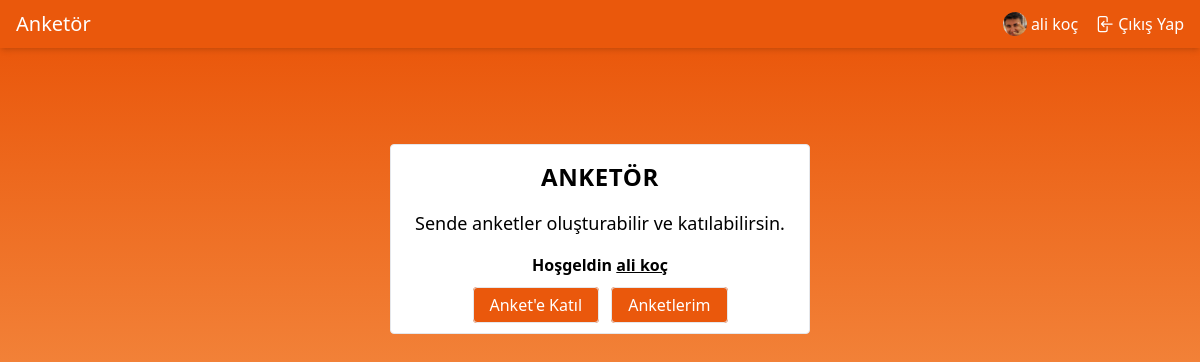
The app's page / (signed in), older data.
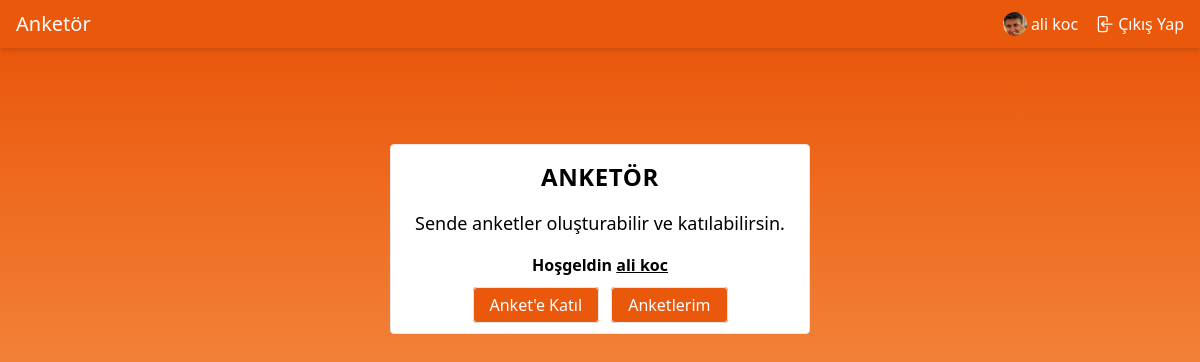
The same page, newer data.
### apps/account/models.py (models this page shows, shortened)
class User(AbstractBaseUser, PermissionsMixin):
    email = models.EmailField(max_length=254, unique=True)
    name = models.CharField(max_length=254, null=True, blank=True)
    is_staff = models.BooleanField(default=False)
    is_superuser = models.BooleanField(default=False)
    is_active = models.BooleanField(default=True)
    last_login = models.DateTimeField(null=True, blank=True)
    date_joined = models.DateTimeField(auto_now_add=True)
    USERNAME_FIELD = 'email'
    EMAIL_FIELD = 'email'
    REQUIRED_FIELDS = ["name"]
    objects = UserManager()
    class Meta:
        verbose_name = "Kullanıcı"
        verbose_name_plural = "Kullanıcılar"

class Profile(models.Model):
    user = models.OneToOneField(User, on_delete=models.CASCADE)
    image = models.ImageField(default='profile_pictures/def_profile.jpg', upload_to='profile_pictures')
    class Meta:
        verbose_name = "Profil"
        verbose_name_plural = "Profiller"

### PollProject/views.py (the view)
# urls.py: path("", Main.as_view(), name="home"),
class Main(View):
    template_name = "home.html"
    def get(self, request):
        return render(request, self.template_name)

### templates/home.html
{% extends "base.html" %}
{% block content %}
  <section id="index" class="from-orange-600 to-orange-300 bg-gradient-to-b">
    <div class="mx-auto border rounded bg-white p-4 my-24 px-6 space-y-4">
      <div class="w-full text-center">
                <span class="text-2xl tracking-wide uppercase font-semibold">
                    Anketör
                </span>
      </div>
      <div class="space-y-4">
        <div>
          <p class="text-lg">Sende anketler oluşturabilir ve katılabilirsin.</p>
        </div>
        {% if user.is_authenticated %}
          <div class="font-semibold text-center">
            <p>Hoşgeldin <span class="underline">{{ user.name }}</span></p>
          </div>
        {% endif %}
        <div class="w-full text-center space-x-2">
          <a href="{% url "pool.public.list" %}"
             class="p-1.5 border rounded bg-orange-600 hover:bg-orange-700 text-white px-4">Anket'e Katıl</a>
          <a href="{% url "poll.index" %}"
             class="p-1.5 border rounded bg-orange-600 hover:bg-orange-700 text-white px-4">Anketlerim</a>
        </div>
      </div>
    </div>
  </section>
{% endblock %}

### templates/header.html (shortened to what this page needs)
{% load static %}
<header class="sticky w-full top-0 left-0 right-0 bottom-auto z-[990] bg-orange-600 text-white shadow-md p-2.5 px-4">
  <div class="flex items-center align-middle justify-between">
    <div>
      <a href="{% url "home" %}">
        <span class="text-xl font-medium">Anketör</span>
      </a>
    </div>
    <div class="flex justify-around items-center space-x-4">
      {% if not user.is_authenticated %}
        <a class="flex items-center space-x-1 hover:underline" href="{% url 'login' %}">
          <svg xmlns="http://www.w3.org/2000/svg" fill="none" viewBox="0 0 24 24" stroke-width="1.5"
               stroke="currentColor" class="w-5 h-5">
            <path stroke-linecap="round" stroke-linejoin="round"
                  d="M17.982 18.725A7.488 7.488 0 0012 15.75a7.488 7.488 0 00-5.982 2.975m11.963 0a9 9 0 10-11.963 0m11.963 0A8.966 8.966 0 0112 21a8.966 8.966 0 01-5.982-2.275M15 9.75a3 3 0 11-6 0 3 3 0 016 0z"></path>
          </svg>
          <span class="font-sans">Giriş Yap</span>
        </a>
      {% else %}
        <a href="{% url "poll.index" %}" class="flex hover:underline items-center space-x-1">
          <img class="w-6 rounded-full" src="{{ MEDIA_URL }}{{ user.profile.image.url }}"
               alt="{{ user.name }} profile image">
          <span>
            {% if user.name %} {{ user.name }} {% else %} {{ user.email }} {% endif %}
        </span>
        </a>
        <a class="flex items-center space-x-1 hover:underline" href="{% url 'logout' %}">
          <span class="font-sans">Çıkış Yap</span>
        </a>
      {% endif %}
    </div>
  </div>
</header>

Row changes from the older to the newer data that the page shows:
changed User: name "ali koç" → "ali koc"
